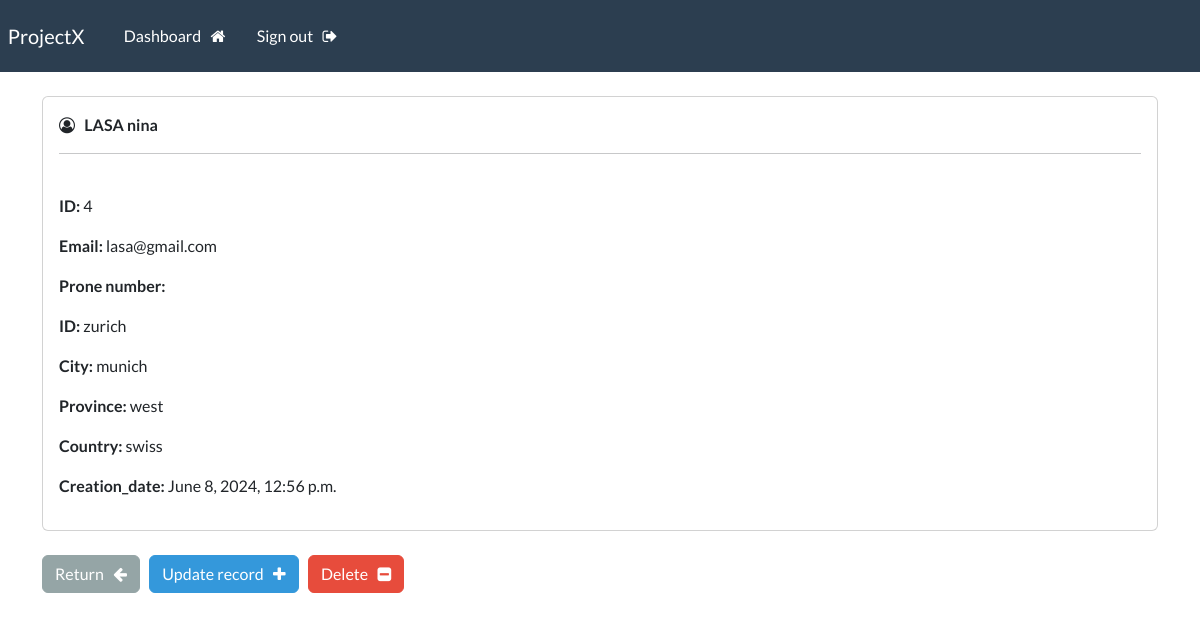
The app's page /record/4 (signed in) with its own data.
### webapp/models.py (models this page shows, shortened)
class Record(models.Model):
    creation_date = models.DateTimeField(auto_now_add=True)
    first_name = models.CharField(max_length=100)
    last_name = models.CharField(max_length=100)
    email = models.CharField(max_length=255)
    phone = models.CharField(max_length=20)
    address = models.CharField(max_length=300)
    city = models.CharField(max_length=255)
    province = models.CharField(max_length=200)
    country = models.CharField(max_length=125)

### webapp/views.py (the view)
# urls.py: path('record/<int:pk>', views.singular_record, name="record"),
@login_required(login_url='my-login')
def singular_record(request, pk):
    all_records = Record.objects.get(id = pk)
    context = {'record': all_records}
    return render(request, 'webapp/view-record.html', context=context)

### webapp/templates/webapp/view-record.html (shortened to what this page needs)
{% extends 'webapp/base.html' %}
{% block content %}
    <div class="card">
        <div class="card-body">
            <i class="fa fa-user-circle-o" aria-hidden="true"></i> &nbsp;
            <strong>
                {{record.last_name | upper}}
                {{record.first_name}}
            </strong>
            <hr>
            <br>
            <p> <strong> ID: </strong>  {{record.id}} </p>
            <p> <strong> Email: </strong>  {{record.email}} </p>
            <p> <strong> Prone number: </strong>  {{phone}} </p>
            <p> <strong> ID: </strong>   {{record.address}} </p>
            <p> <strong> City: </strong>   {{record.city}} </p>
            <p> <strong> Province: </strong>  {{record.province}} </p>
            <p> <strong> Country: </strong>  {{record.country}} </p>
            <p> <strong> Creation_date: </strong>  {{record.creation_date}} </p>
        </div>
    </div>
    <br>
    <a href=" {% url 'dashboard' %}" class="btn btn-secondary"> Return &nbsp; <i class="fa fa-arrow-left" aria-hidden="true"></i> </a>
    <a href=" {% url 'update-record' record.id %}" class="btn btn-info"> Update record &nbsp; <i class="fa fa-plus" aria-hidden="true"></i></a>
    <a href=" {% url 'delete-record' record.id %}" class="btn btn-danger"> Delete &nbsp; <i class="fa fa-minus-square" aria-hidden="true"></i> </a>
{% endblock %}

### records on screen
Record: last_name "LASA", first_name "nina", id "4", email "lasa@gmail.com", address "zurich", city "munich", province "west", country "swiss", creation_date "June 8, 2024, 12:56 p.m."
